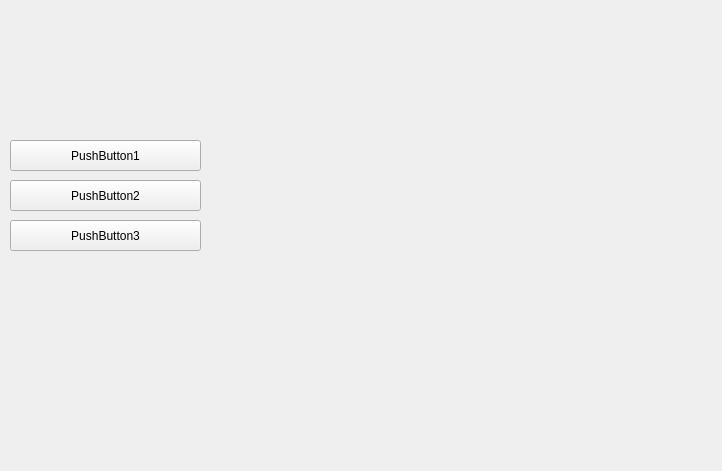
<?xml version="1.0" encoding="UTF-8"?>
<ui version="4.0">
 <class>Form</class>
 <widget class="QWidget" name="Form">
  <property name="geometry">
   <rect>
    <x>0</x>
    <y>0</y>
    <width>722</width>
    <height>471</height>
   </rect>
  </property>
  <property name="windowTitle">
   <string>Form</string>
  </property>
  <widget class="QWidget" name="widget1" native="true">
   <property name="geometry">
    <rect>
     <x>210</x>
     <y>70</y>
     <width>510</width>
     <height>381</height>
    </rect>
   </property>
  </widget>
  <widget class="QPushButton" name="pushButton_2">
   <property name="geometry">
    <rect>
     <x>10</x>
     <y>180</y>
     <width>191</width>
     <height>31</height>
    </rect>
   </property>
   <property name="text">
    <string>PushButton2</string>
   </property>
  </widget>
  <widget class="QPushButton" name="pushButton_3">
   <property name="geometry">
    <rect>
     <x>10</x>
     <y>220</y>
     <width>191</width>
     <height>31</height>
    </rect>
   </property>
   <property name="text">
    <string>PushButton3</string>
   </property>
  </widget>
  <widget class="QPushButton" name="pushButton">
   <property name="geometry">
    <rect>
     <x>10</x>
     <y>140</y>
     <width>191</width>
     <height>31</height>
    </rect>
   </property>
   <property name="text">
    <string>PushButton1</string>
   </property>
  </widget>
 </widget>
 <resources>
  <include location="../Qlabel/sor.qrc"/>
 </resources>
 <connections/>
</ui>
